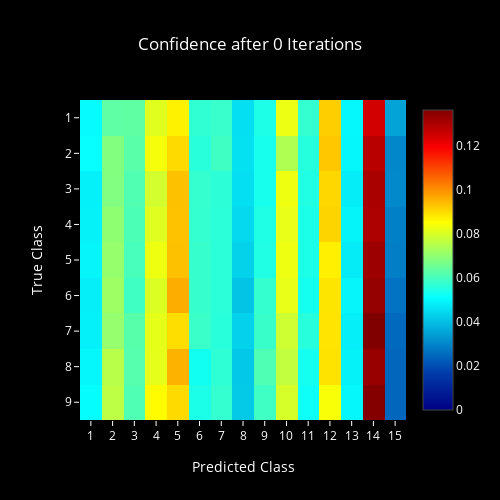
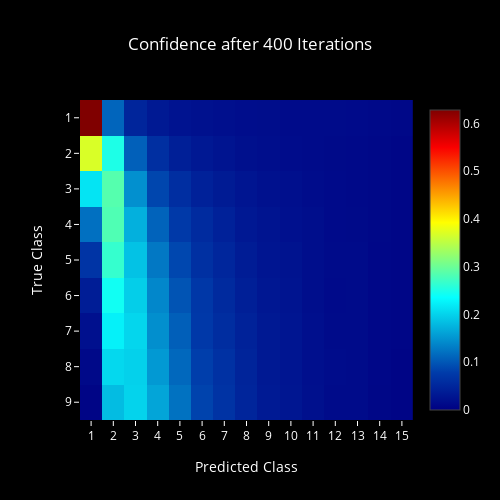
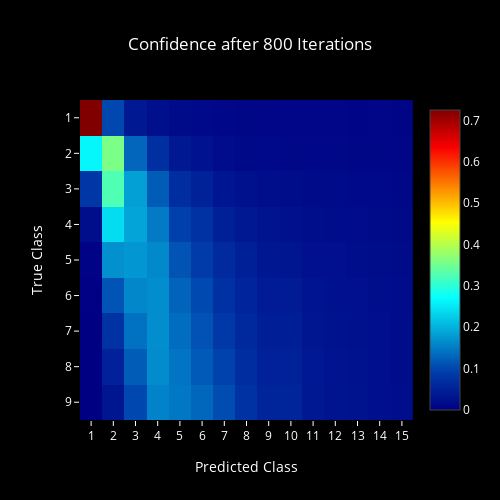
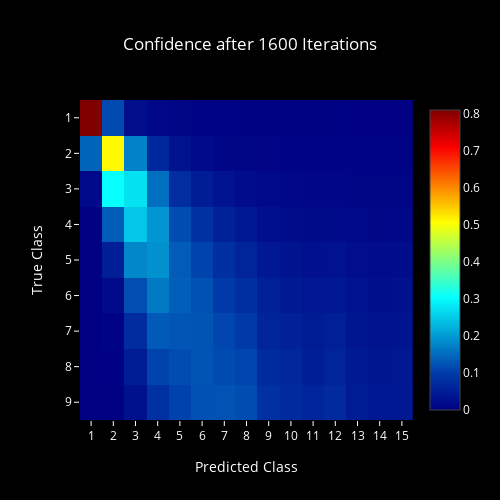

Source (notebook cell) for these figures, in order:
### Code cell
for i, it in enumerate(iter_list):
    plot_confidence_all(i, it)
    
    #plot_choice_all(i, it)

### Figure 1 — Plotly figure (JSON) as saved in the notebook; plotly's stock layout.template omitted (floating-point values rounded to 4 significant figures; data arrays with more than 128 entries replaced by an {"elided": "..."} marker saying what was removed)
{"data": [{"colorscale": "Jet", "type": "heatmap", "z": {"elided": "16x16 float values"}}], "layout": {"font": {"color": "#FFF"}, "height": 500, "paper_bgcolor": "#000", "plot_bgcolor": "#000", "title": "Confidence after 0 Iterations", "titlefont": {"color": "#FFF"}, "width": 500, "xaxis": {"dtick": 1, "range": [0.5, 15.5], "tickcolor": "#FFF", "title": "Predicted Class"}, "yaxis": {"dtick": 1, "range": [9.5, 0.5], "tickcolor": "#FFF", "title": "True Class"}}}

### Figure 2 — Plotly figure (JSON) as saved in the notebook; plotly's stock layout.template omitted (floating-point values rounded to 4 significant figures; data arrays with more than 128 entries replaced by an {"elided": "..."} marker saying what was removed)
{"data": [{"colorscale": "Jet", "type": "heatmap", "z": {"elided": "16x16 float values"}}], "layout": {"font": {"color": "#FFF"}, "height": 500, "paper_bgcolor": "#000", "plot_bgcolor": "#000", "title": "Confidence after 400 Iterations", "titlefont": {"color": "#FFF"}, "width": 500, "xaxis": {"dtick": 1, "range": [0.5, 15.5], "tickcolor": "#FFF", "title": "Predicted Class"}, "yaxis": {"dtick": 1, "range": [9.5, 0.5], "tickcolor": "#FFF", "title": "True Class"}}}

### Figure 3 — Plotly figure (JSON) as saved in the notebook; plotly's stock layout.template omitted (floating-point values rounded to 4 significant figures; data arrays with more than 128 entries replaced by an {"elided": "..."} marker saying what was removed)
{"data": [{"colorscale": "Jet", "type": "heatmap", "z": {"elided": "16x16 float values"}}], "layout": {"font": {"color": "#FFF"}, "height": 500, "paper_bgcolor": "#000", "plot_bgcolor": "#000", "title": "Confidence after 800 Iterations", "titlefont": {"color": "#FFF"}, "width": 500, "xaxis": {"dtick": 1, "range": [0.5, 15.5], "tickcolor": "#FFF", "title": "Predicted Class"}, "yaxis": {"dtick": 1, "range": [9.5, 0.5], "tickcolor": "#FFF", "title": "True Class"}}}

### Figure 4 — Plotly figure (JSON) as saved in the notebook; plotly's stock layout.template omitted (floating-point values rounded to 4 significant figures; data arrays with more than 128 entries replaced by an {"elided": "..."} marker saying what was removed)
{"data": [{"colorscale": "Jet", "type": "heatmap", "z": {"elided": "16x16 float values"}}], "layout": {"font": {"color": "#FFF"}, "height": 500, "paper_bgcolor": "#000", "plot_bgcolor": "#000", "title": "Confidence after 1600 Iterations", "titlefont": {"color": "#FFF"}, "width": 500, "xaxis": {"dtick": 1, "range": [0.5, 15.5], "tickcolor": "#FFF", "title": "Predicted Class"}, "yaxis": {"dtick": 1, "range": [9.5, 0.5], "tickcolor": "#FFF", "title": "True Class"}}}
